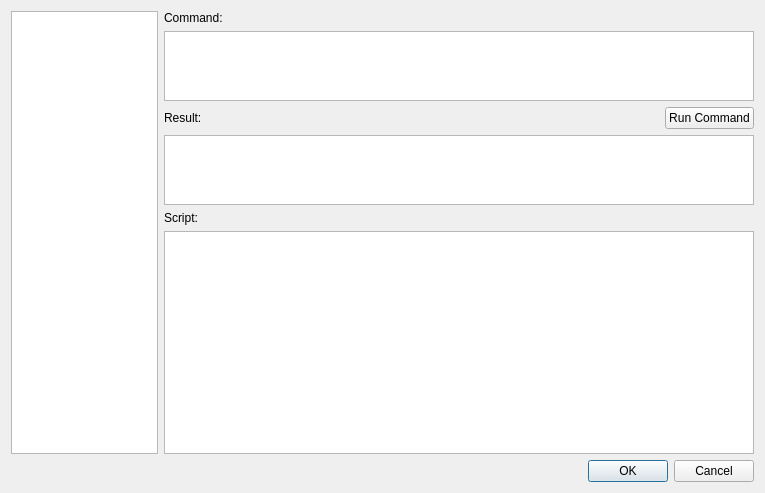
<?xml version="1.0" encoding="UTF-8"?>
<ui version="4.0">
 <class>StepScriptDialogClass</class>
 <widget class="QWidget" name="StepScriptDialogClass">
  <property name="geometry">
   <rect>
    <x>0</x>
    <y>0</y>
    <width>765</width>
    <height>493</height>
   </rect>
  </property>
  <property name="windowTitle">
   <string>MyQtLog</string>
  </property>
  <layout class="QVBoxLayout" name="verticalLayout_2">
   <item>
    <layout class="QHBoxLayout" name="horizontalLayout" stretch="1,4">
     <item>
      <widget class="QListView" name="steplist">
       <property name="sizePolicy">
        <sizepolicy hsizetype="Expanding" vsizetype="Expanding">
         <horstretch>0</horstretch>
         <verstretch>0</verstretch>
        </sizepolicy>
       </property>
      </widget>
     </item>
     <item>
      <layout class="QVBoxLayout" name="verticalLayout" stretch="0,1,0,1,0,4">
       <item>
        <widget class="QLabel" name="label">
         <property name="sizePolicy">
          <sizepolicy hsizetype="Preferred" vsizetype="Preferred">
           <horstretch>3</horstretch>
           <verstretch>0</verstretch>
          </sizepolicy>
         </property>
         <property name="text">
          <string>Command:</string>
         </property>
        </widget>
       </item>
       <item>
        <widget class="QTextEdit" name="cmd">
         <property name="sizePolicy">
          <sizepolicy hsizetype="Expanding" vsizetype="Expanding">
           <horstretch>0</horstretch>
           <verstretch>0</verstretch>
          </sizepolicy>
         </property>
        </widget>
       </item>
       <item>
        <layout class="QHBoxLayout" name="horizontalLayout_2">
         <item>
          <widget class="QLabel" name="label_2">
           <property name="sizePolicy">
            <sizepolicy hsizetype="Preferred" vsizetype="Preferred">
             <horstretch>3</horstretch>
             <verstretch>0</verstretch>
            </sizepolicy>
           </property>
           <property name="text">
            <string>Result:</string>
           </property>
          </widget>
         </item>
         <item>
          <widget class="QPushButton" name="runCmdBtn">
           <property name="text">
            <string>Run Command</string>
           </property>
          </widget>
         </item>
        </layout>
       </item>
       <item>
        <widget class="QTextEdit" name="cmdResult">
         <property name="sizePolicy">
          <sizepolicy hsizetype="Expanding" vsizetype="Expanding">
           <horstretch>0</horstretch>
           <verstretch>0</verstretch>
          </sizepolicy>
         </property>
        </widget>
       </item>
       <item>
        <widget class="QLabel" name="label_3">
         <property name="sizePolicy">
          <sizepolicy hsizetype="Preferred" vsizetype="Preferred">
           <horstretch>3</horstretch>
           <verstretch>0</verstretch>
          </sizepolicy>
         </property>
         <property name="text">
          <string>Script:</string>
         </property>
        </widget>
       </item>
       <item>
        <widget class="QTextEdit" name="script">
         <property name="sizePolicy">
          <sizepolicy hsizetype="Expanding" vsizetype="Expanding">
           <horstretch>0</horstretch>
           <verstretch>0</verstretch>
          </sizepolicy>
         </property>
        </widget>
       </item>
      </layout>
     </item>
    </layout>
   </item>
   <item>
    <widget class="QDialogButtonBox" name="buttonBox">
     <property name="standardButtons">
      <set>QDialogButtonBox::Cancel|QDialogButtonBox::Ok</set>
     </property>
    </widget>
   </item>
  </layout>
 </widget>
 <layoutdefault spacing="6" margin="11"/>
 <resources/>
 <connections/>
</ui>
